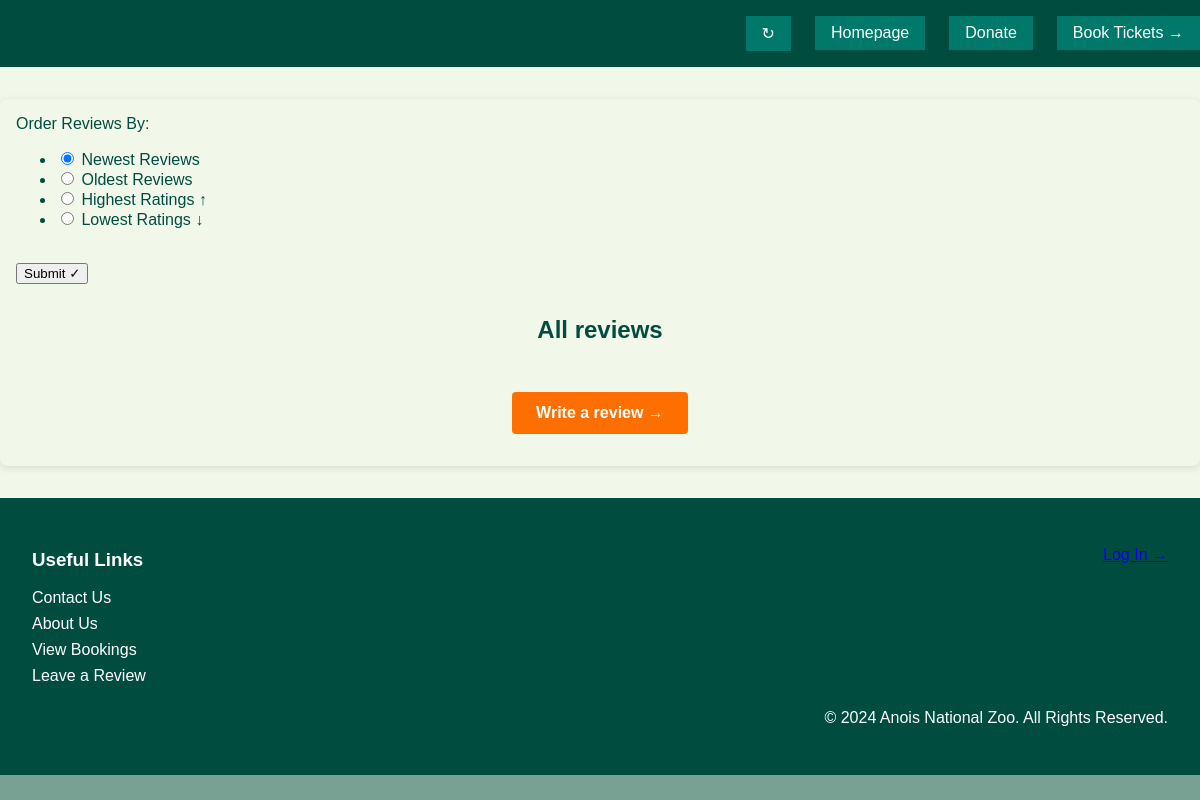
The app's page /reviews, older data.
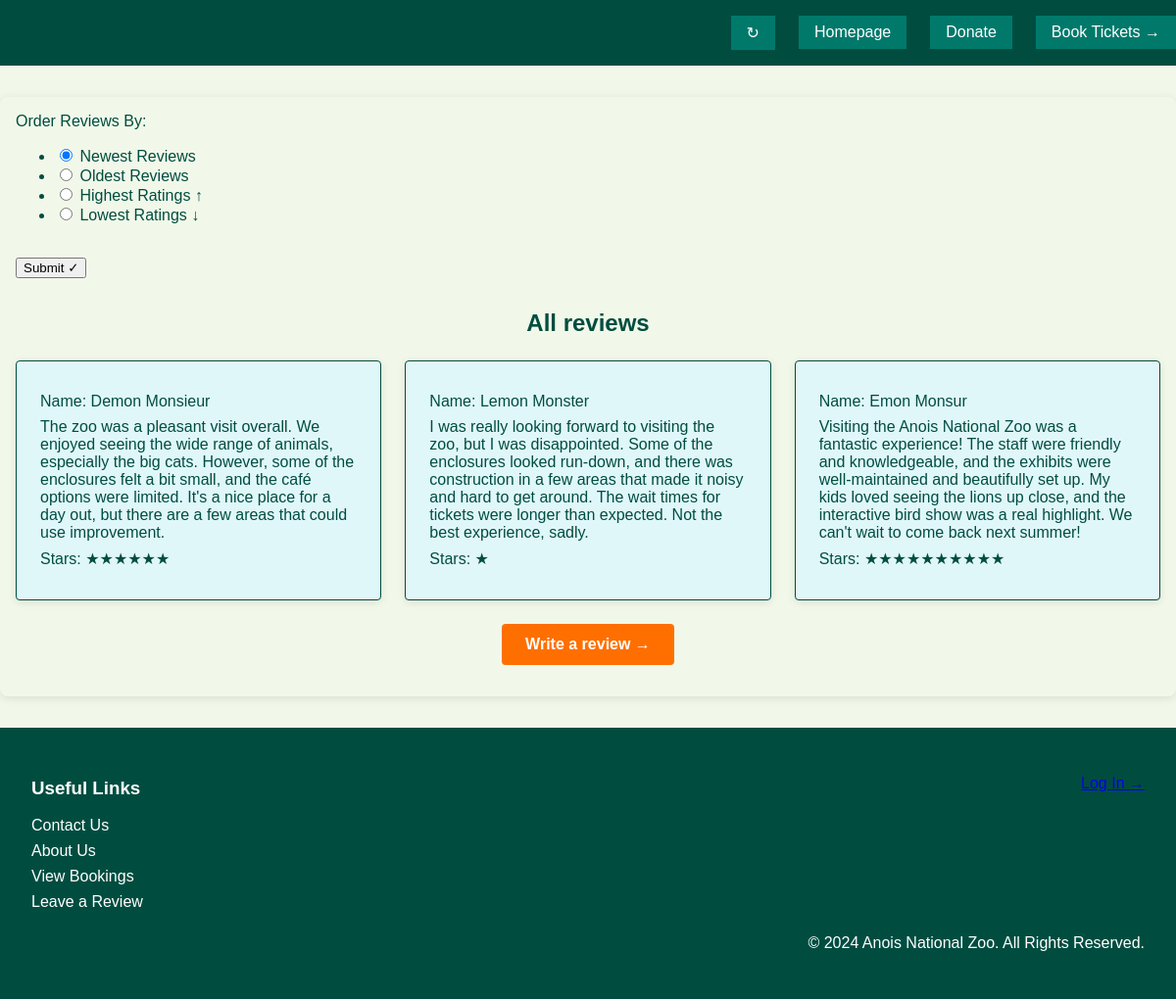
The same page, newer data.
### tables this page shows
CREATE TABLE reviews
(   
    review_id INTEGER PRIMARY KEY AUTOINCREMENT,
    user_id INTEGER NOT NULL,
    name TEXT NOT NULL,
    review TEXT NOT NULL,
    stars INTEGER NOT NULL,
    FOREIGN KEY(user_id) REFERENCES users (id)
);

### app.py (the view, shortened to what this page needs)
@app.route("/reviews", methods=["GET", "POST"])
def reviews():
    form = ReviewsForm()
    db = get_db()
    reviews = db.execute("SELECT * FROM reviews ORDER BY review_id DESC;")
    return render_template("reviews.html", form=form, reviews=reviews)

### forms.py
class ReviewsForm(FlaskForm):
    options = RadioField("Order Reviews By:", choices=["Newest Reviews", "Oldest Reviews", "Highest Ratings ↑", "Lowest Ratings ↓"],
                         default="Newest Reviews")
    submit = SubmitField("Submit ✓")

### app.py (called while the page is built)
@app.before_request
def logged_in_admin():
    g.admin = session.get("admin_id", None)

@app.before_request
def logged_in_employee():
    g.employee = session.get("employee_id", None)

@app.before_request
def logged_in_user():
    g.user = session.get("user_id", None)

### database.py (called while the page is built)
def get_db():
    if "db" not in g:
        g.db = sqlite3.connect(DATABASE,
            detect_types=sqlite3.PARSE_DECLTYPES
        )
        g.db.row_factory = sqlite3.Row
    return g.db

### templates/reviews.html (shortened to what this page needs)
{% extends "base.html" %}
{% block main_content %}
<section id="reviews_page">
    <nav>
        <ul>
            <li><a id="refresh" href="{{ url_for('reviews')}}">↻</a></li>
            <li><a href="{{ url_for('index') }}">Homepage</a></li>
            <li><a href="{{ url_for('donate') }}">Donate</a></li>
            <li><a href="{{ url_for('bookings')}}">Book Tickets &#x2192</a></li>
        </ul>
    </nav>
    <main id="reviews_main">
        <section id="reviews_options">
            <section>
                <form method="POST" action="" novalidate>
                    {{ form.options.label }}
                    {{ form.options() }}
                    <br />
                    {{ form.submit()}}
                </form>
            </section>
        </section>
        <section id="reviews_section">
            <h2>All reviews</h2>
            <section id="all_reviews">
                {% for review in reviews %}
                    <section class="review">
                        <p>Name: {{ review["name"] }}</p>
                        <p >{{ review["review"] }}</p>
                        <p>Stars: {{ '★' * review["stars"]}}</p>
                    </section>
                {% endfor %}
            </section>
            <p class="links"><a href="{{ url_for('review') }}">Write a review  &#x2192</a></p>
        </section>
    </main>
    <footer class="site-footer">
        <div class="footer-content">
            <section class="footer-links">
                <h3>Useful Links</h3>
                <ul>
                    <li><a href="{{ url_for('contact_page') }}">Contact Us</a></li>
                    <li><a href="{{ url_for('about_page') }}">About Us</a></li>
                    <li><a href="{{ url_for('view_bookings') }}">View Bookings</a></li>
                    <li><a href="{{ url_for('review') }}">Leave a Review</a></li>
                </ul>
            </section>
            <section class="footer-auth">
                {% if g.admin != None %}
                    <p><a href="{{ url_for('logout') }}">Admin - Log Out &#x2192</a></p>
                {% elif g.employee != None %}
                    <p><a href="{{ url_for('logout') }}">Employee - Log Out &#x2192</a></p>
                {% elif g.user == None %}
                    <p><a href="{{ url_for('login') }}">Log In &#x2192</a></p>
                {% else %}
                    <p><a href="{{ url_for('logout') }}">Log Out &#x2192</a></p>
                {% endif %}
            </section>
        </div>
        <p class="footer-note">© 2024 Anois National Zoo. All Rights Reserved.</p>
    </footer>
</section>
{% endblock %}

### templates/base.html (shortened to what this page needs)
<!DOCTYPE html>
<html lang="en">
    <head>
        <link rel="stylesheet" href="{{ url_for('static', filename='styles.css')}}">
    </head>
    <body>{% block main_content %}{% endblock %}</body>
</html>

### static/styles.css (style rules this page uses)
:root { --primary-clr: #004d40; --secondary-clr: #00796b; --accent-clr: #ff6f00; --bg-clr: #f1f8e9; --text-clr: #ffffff; --review-bg: #e0f7fa; --link-hover-clr: #ffa000; font-size: 16px; }
body, html { margin: 0; padding: 0; font-family: 'Helvetica', sans-serif; background-color: var(--bg-clr); color: var(--primary-clr); overflow-x: hidden; }
*, *::before, *::after { box-sizing: border-box; }
nav { background-color: var(--primary-clr); padding: 1em 0; }
nav ul { display: flex; justify-content: flex-end; list-style: none; padding: 0; margin: 0; }
nav li { margin-left: 1.5em; }
nav li a { color: var(--text-clr); text-decoration: none; padding: 0.5em 1em; background-color: var(--secondary-clr); transition: background-color 0.3s; display: block; }
.site-footer { background-color: var(--primary-clr); color: var(--text-clr); padding: 2em; margin-top: 2em; display: flex; justify-content: space-between; flex-wrap: wrap; }
.footer-content { display: flex; width: 100%; justify-content: space-between; flex-wrap: wrap; gap: 2em; }
.footer-links ul { list-style: none; padding: 0; margin: 0; }
.footer-links li { margin-bottom: 0.5em; }
.footer-links a { color: var(--text-clr); text-decoration: none; transition: color 0.3s; }
.footer-auth { text-align: left; }
.footer-note { text-align: right; width: 100%; margin-top: 1em; }
main { background-size: cover; background-position: center; background-repeat: no-repeat; background-attachment: fixed; padding: 2em; }
main::before { content: ""; position: absolute; top: 0; left: 0; width: 100%; height: 100%; background-color: rgba(0, 77, 64, 0.5); z-index: -1; }
#reviews_main { margin: 2em auto; padding: 1em; max-width: 1200px; background-color: var(--bg-clr); border-radius: 8px; box-shadow: 0 2px 8px rgba(0, 0, 0, 0.1); }
#reviews_section { margin-top: 2em; }
#reviews_section h2 { color: var(--primary-clr); text-align: center; margin-bottom: 1em; }
#all_reviews { display: grid; grid-template-columns: repeat(auto-fit, minmax(250px, 1fr)); gap: 1.5em; justify-items: stretch; }
.review { background-color: var(--review-bg); border: 1px solid var(--primary-clr); border-radius: 4px; padding: 1.5em; box-shadow: 0 2px 8px rgba(0, 0, 0, 0.1); transition: transform 0.3s, box-shadow 0.3s; }
.review p { margin: 0.5em 0; color: var(--primary-clr); }
.links { text-align: center; margin-top: 1.5em; }
.links a { display: inline-block; background-color: var(--accent-clr); color: var(--text-clr); padding: 0.75em 1.5em; border-radius: 4px; text-decoration: none; font-weight: bold; transition: background-color 0.3s; }

Row changes from the older to the newer data that the page shows:
added reviews: name "Demon Monsieur", review "The zoo was a pleasant visit overall. We enjoyed seeing the wide range of animals, especially the big cats. However, some of the enclosures felt a bit small, and the café options were limited. It's a nice place for a day out, but there are a few areas that could use improvement.", stars "★★★★★★"
added reviews: name "Lemon Monster", review "I was really looking forward to visiting the zoo, but I was disappointed. Some of the enclosures looked run-down, and there was construction in a few areas that made it noisy and hard to get around. The wait times for tickets were longer than expected. Not the best experience, sadly.", stars "★"
added reviews: name "Emon Monsur", review "Visiting the Anois National Zoo was a fantastic experience! The staff were friendly and knowledgeable, and the exhibits were well-maintained and beautifully set up. My kids loved seeing the lions up close, and the interactive bird show was a real highlight. We can't wait to come back next summer!", stars "★★★★★★★★★★"
